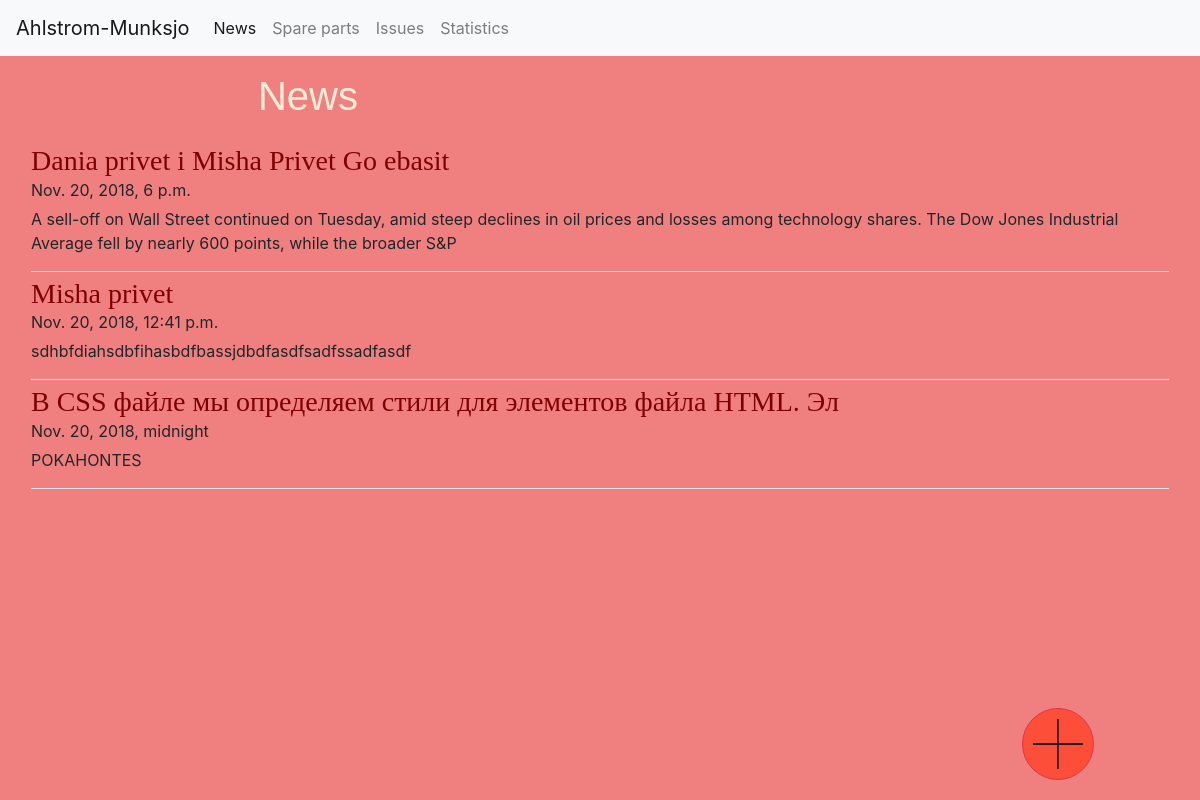
The page / on the database its author committed.
### AHLSROM/models.py (models this page shows)
class News(models.Model):
    id = models.AutoField(primary_key=True)
    text = models.CharField(max_length=200)
    dateTime = models.DateTimeField()
    topic = models.CharField(max_length=60)

### AHLSROM/views.py (the view)
# urls.py: url(r'^$', views.news, name='news'),
def news(request):
    news_list=News.objects.order_by('-dateTime')
    context = {'news_list': news_list}
    return render(request, 'index.html', context)

### templates/index.html
{% extends 'base.html' %}
{% block content %}
    <h1>News</h1>
    <div class="container w-100 p-3">
        {% if news_list %}
            {% for news in news_list %}
                <div class="row border-bottom" style="margin-bottom: 5px;">
                    <div class="flex-row w-100">
                        <div class="col" id="col_news" align="left">
                            <h3 style="margin-bottom: 0px;">{{ news.topic }}</h3>
                        </div>
                    </div>
                    <div class="flex-row w-100">
                        <div class="col" id="col_news_time" align="left">
                            <p color="grey" style="margin-bottom: 5px;">{{ news.dateTime }}</p>
                        </div>
                    </div>
                    <div class="flex-row w-100">
                        <p>{{ news.text }}</p>
                    </div>
                </div>
            {% endfor %}
        {% else %}
            <div class="row w-100 p-3">
                <div align="middle" class="col-5">
                    <p>No news are available.</p>
                </div>
            </div>
        {% endif %}
    </div>
    <div class="row justify-content-md-center button_right_fix fixed-bottom">
        <button type="button" align="center" class= "btn button1 btn-lg btn-outline-danger"><img width="50px" height="50px" src="static/rwanda-plus-icon.png"></button>
    </div>
{% endblock %}

### static/Supreme.css (style rules this page uses)
body { background-color: lightcoral; }
#col_news { padding-left: 0px !important; }
#col_news_time { padding-top: 0px !important; padding-bottom: 0px !important; padding-left: 0px !important; }
h1 { text-align: center; margin-left: -50%; font-family: Arial, Helvetica, SansSerif; color: antiquewhite; }
h3 { text-align: left; font-family: "Kino MT"; color: maroon; }
.button_right_fix { margin-bottom: 20px; margin-left: 75%; text-align: center; }
.button1 { border-radius: 50%; padding: 10px; background-color: rgba(255, 71, 48, 0.87); }

### rows shown on the page
News: topic "Dania privet i Misha Privet Go ebasit", dateTime "Nov. 20, 2018, 6 p.m.", text "A sell-off on Wall Street continued on Tuesday, amid steep declines in oil prices and losses among technology shares. The Dow Jones Industrial Average fell by nearly 600 points, while the broader S&P"
News: topic "Misha privet", dateTime "Nov. 20, 2018, 12:41 p.m.", text "sdhbfdiahsdbfihasbdfbassjdbdfasdfsadfssadfasdf"
News: topic "В CSS файле мы определяем стили для элементов файла HTML. Эл", dateTime "Nov. 20, 2018, midnight", text "POKAHONTES"
